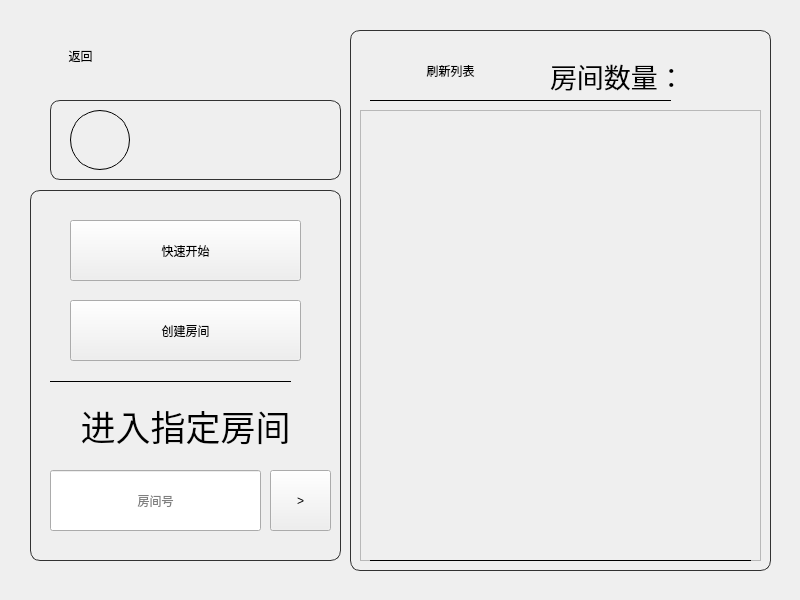
<?xml version="1.0" encoding="UTF-8"?>
<ui version="4.0">
 <class>Form_GameHub</class>
 <widget class="QWidget" name="Form_GameHub">
  <property name="geometry">
   <rect>
    <x>0</x>
    <y>0</y>
    <width>800</width>
    <height>600</height>
   </rect>
  </property>
  <property name="minimumSize">
   <size>
    <width>0</width>
    <height>0</height>
   </size>
  </property>
  <property name="windowTitle">
   <string>Form</string>
  </property>
  <widget class="QLabel" name="BACKGROUND">
   <property name="geometry">
    <rect>
     <x>0</x>
     <y>0</y>
     <width>800</width>
     <height>600</height>
    </rect>
   </property>
   <property name="text">
    <string/>
   </property>
   <property name="scaledContents">
    <bool>true</bool>
   </property>
  </widget>
  <widget class="QWidget" name="Widget_Control" native="true">
   <property name="geometry">
    <rect>
     <x>30</x>
     <y>190</y>
     <width>311</width>
     <height>371</height>
    </rect>
   </property>
   <property name="styleSheet">
    <string notr="true">QWidget#Widget_Control{
	border: 1px solid rgb(50,50,50);
	border-radius: 10px;
}</string>
   </property>
   <widget class="QPushButton" name="btn_loungeByID">
    <property name="geometry">
     <rect>
      <x>240</x>
      <y>280</y>
      <width>61</width>
      <height>61</height>
     </rect>
    </property>
    <property name="text">
     <string>&gt;</string>
    </property>
   </widget>
   <widget class="QLineEdit" name="le_loungeID">
    <property name="geometry">
     <rect>
      <x>20</x>
      <y>280</y>
      <width>211</width>
      <height>61</height>
     </rect>
    </property>
    <property name="inputMask">
     <string/>
    </property>
    <property name="text">
     <string/>
    </property>
    <property name="alignment">
     <set>Qt::AlignCenter</set>
    </property>
    <property name="placeholderText">
     <string>房间号</string>
    </property>
   </widget>
   <widget class="QLabel" name="lbl_enterByID">
    <property name="geometry">
     <rect>
      <x>20</x>
      <y>200</y>
      <width>271</width>
      <height>71</height>
     </rect>
    </property>
    <property name="styleSheet">
     <string notr="true">font: 26pt;</string>
    </property>
    <property name="text">
     <string>进入指定房间</string>
    </property>
    <property name="alignment">
     <set>Qt::AlignCenter</set>
    </property>
   </widget>
   <widget class="QLabel" name="HLINE">
    <property name="geometry">
     <rect>
      <x>20</x>
      <y>191</y>
      <width>241</width>
      <height>1</height>
     </rect>
    </property>
    <property name="frameShape">
     <enum>QFrame::Panel</enum>
    </property>
    <property name="text">
     <string/>
    </property>
   </widget>
   <widget class="QPushButton" name="btn_quickStart">
    <property name="geometry">
     <rect>
      <x>40</x>
      <y>30</y>
      <width>231</width>
      <height>61</height>
     </rect>
    </property>
    <property name="text">
     <string>快速开始</string>
    </property>
   </widget>
   <widget class="QPushButton" name="btn_newLounge">
    <property name="geometry">
     <rect>
      <x>40</x>
      <y>110</y>
      <width>231</width>
      <height>61</height>
     </rect>
    </property>
    <property name="text">
     <string>创建房间</string>
    </property>
   </widget>
  </widget>
  <widget class="QWidget" name="Widget_Lounges" native="true">
   <property name="geometry">
    <rect>
     <x>350</x>
     <y>30</y>
     <width>421</width>
     <height>541</height>
    </rect>
   </property>
   <property name="styleSheet">
    <string notr="true">QWidget#Widget_Lounges{
	border: 1px solid rgb(50,50,50);
	border-radius: 10px;
}</string>
   </property>
   <widget class="QScrollArea" name="sa_lounges">
    <property name="geometry">
     <rect>
      <x>10</x>
      <y>80</y>
      <width>401</width>
      <height>451</height>
     </rect>
    </property>
    <property name="styleSheet">
     <string notr="true"/>
    </property>
    <property name="verticalScrollBarPolicy">
     <enum>Qt::ScrollBarAlwaysOff</enum>
    </property>
    <property name="horizontalScrollBarPolicy">
     <enum>Qt::ScrollBarAlwaysOff</enum>
    </property>
    <property name="widgetResizable">
     <bool>true</bool>
    </property>
    <widget class="QWidget" name="Widget_sa_Lounges">
     <property name="geometry">
      <rect>
       <x>0</x>
       <y>0</y>
       <width>399</width>
       <height>449</height>
      </rect>
     </property>
     <property name="styleSheet">
      <string notr="true">QWidget#Widget_sa_Lounges{
	border: none;
	background-color: transparent;
}</string>
     </property>
     <layout class="QVBoxLayout" name="verticalLayout">
      <property name="spacing">
       <number>1</number>
      </property>
      <property name="leftMargin">
       <number>0</number>
      </property>
      <property name="topMargin">
       <number>0</number>
      </property>
      <property name="rightMargin">
       <number>0</number>
      </property>
      <property name="bottomMargin">
       <number>0</number>
      </property>
      <item>
       <spacer name="VSpacer">
        <property name="orientation">
         <enum>Qt::Vertical</enum>
        </property>
        <property name="sizeHint" stdset="0">
         <size>
          <width>399</width>
          <height>1</height>
         </size>
        </property>
       </spacer>
      </item>
     </layout>
    </widget>
   </widget>
   <widget class="QPushButton" name="btn_refresh">
    <property name="geometry">
     <rect>
      <x>20</x>
      <y>15</y>
      <width>161</width>
      <height>51</height>
     </rect>
    </property>
    <property name="styleSheet">
     <string notr="true">border-radius: 20px;</string>
    </property>
    <property name="text">
     <string>刷新列表</string>
    </property>
   </widget>
   <widget class="QLabel" name="HLINE_2">
    <property name="geometry">
     <rect>
      <x>20</x>
      <y>70</y>
      <width>301</width>
      <height>1</height>
     </rect>
    </property>
    <property name="frameShape">
     <enum>QFrame::Panel</enum>
    </property>
    <property name="text">
     <string/>
    </property>
   </widget>
   <widget class="QLabel" name="lbl_title_loungeNum">
    <property name="geometry">
     <rect>
      <x>200</x>
      <y>20</y>
      <width>131</width>
      <height>51</height>
     </rect>
    </property>
    <property name="styleSheet">
     <string notr="true">font: 20pt;</string>
    </property>
    <property name="text">
     <string>房间数量：</string>
    </property>
   </widget>
   <widget class="QLabel" name="lbl_loungeNum">
    <property name="geometry">
     <rect>
      <x>330</x>
      <y>20</y>
      <width>71</width>
      <height>51</height>
     </rect>
    </property>
    <property name="styleSheet">
     <string notr="true">font: 22pt;</string>
    </property>
    <property name="text">
     <string/>
    </property>
   </widget>
   <widget class="QLabel" name="HLINE_3">
    <property name="geometry">
     <rect>
      <x>20</x>
      <y>530</y>
      <width>381</width>
      <height>1</height>
     </rect>
    </property>
    <property name="frameShape">
     <enum>QFrame::Panel</enum>
    </property>
    <property name="text">
     <string/>
    </property>
   </widget>
  </widget>
  <widget class="QWidget" name="Widget_User" native="true">
   <property name="geometry">
    <rect>
     <x>50</x>
     <y>100</y>
     <width>291</width>
     <height>80</height>
    </rect>
   </property>
   <property name="styleSheet">
    <string notr="true">QWidget#Widget_User{
	border: 1px solid rgb(50,50,50);
	border-radius: 10px;
}</string>
   </property>
   <widget class="QPushButton" name="btn_pfp">
    <property name="geometry">
     <rect>
      <x>20</x>
      <y>10</y>
      <width>60</width>
      <height>60</height>
     </rect>
    </property>
    <property name="styleSheet">
     <string notr="true">QPushButton{
	border: 1px solid black;
	border-radius: 30px;
	background-color: transparent;
}</string>
    </property>
    <property name="text">
     <string/>
    </property>
   </widget>
   <widget class="QLabel" name="lbl_username">
    <property name="geometry">
     <rect>
      <x>100</x>
      <y>20</y>
      <width>171</width>
      <height>41</height>
     </rect>
    </property>
    <property name="styleSheet">
     <string notr="true">font: 24pt;</string>
    </property>
    <property name="text">
     <string/>
    </property>
    <property name="alignment">
     <set>Qt::AlignCenter</set>
    </property>
   </widget>
   <widget class="QLabel" name="lbl_pfp">
    <property name="geometry">
     <rect>
      <x>20</x>
      <y>10</y>
      <width>60</width>
      <height>60</height>
     </rect>
    </property>
    <property name="text">
     <string/>
    </property>
    <property name="scaledContents">
     <bool>true</bool>
    </property>
   </widget>
   <zorder>lbl_username</zorder>
   <zorder>lbl_pfp</zorder>
   <zorder>btn_pfp</zorder>
  </widget>
  <widget class="QLabel" name="lbl_time">
   <property name="geometry">
    <rect>
     <x>140</x>
     <y>60</y>
     <width>201</width>
     <height>31</height>
    </rect>
   </property>
   <property name="styleSheet">
    <string notr="true">font: 20pt;</string>
   </property>
   <property name="text">
    <string/>
   </property>
   <property name="alignment">
    <set>Qt::AlignCenter</set>
   </property>
  </widget>
  <widget class="QPushButton" name="btn_back">
   <property name="geometry">
    <rect>
     <x>30</x>
     <y>30</y>
     <width>101</width>
     <height>51</height>
    </rect>
   </property>
   <property name="styleSheet">
    <string notr="true">border-radius: 20px;</string>
   </property>
   <property name="text">
    <string>返回</string>
   </property>
  </widget>
 </widget>
 <resources/>
 <connections/>
</ui>
